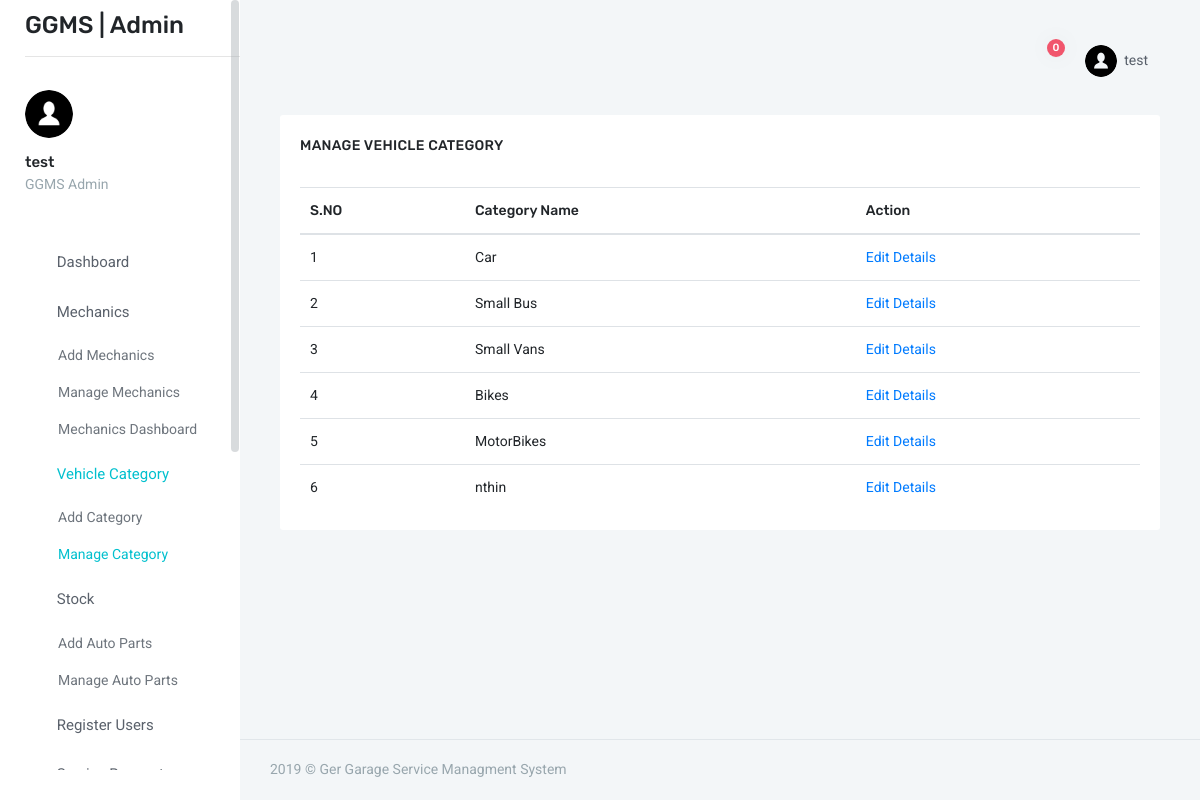
Screenshot of /admin/manage-category.php (signed in) with the database file from the repository.
### tables this page shows
CREATE TABLE `tblcategory` (
  `ID` int(10) NOT NULL,
  `VehicleCat` varchar(120) NOT NULL
);

### admin/manage-category.php (the view, shortened to what this page needs)
<?php
include('includes/dbconnection.php');
if (strlen($_SESSION['adid']==0)) {
  header('location:logout.php');
  } else{
?>
<!doctype html>
<html lang="en">
<head>
    <link href="assets/css/bootstrap.min.css" rel="stylesheet" type="text/css" />
    <link href="assets/css/icons.css" rel="stylesheet" type="text/css" />
    <link href="assets/css/metismenu.min.css" rel="stylesheet" type="text/css" />
    <link href="assets/css/style.css" rel="stylesheet" type="text/css" />
</head>
<body>
    <div id="wrapper">
        <?php include_once('includes/sidebar.php');?>
        <div class="content-page">
            <?php include_once('includes/header.php');?>
            <div class="content">
                <div class="container-fluid">
                    <div class="row">
                        <div class="col-12">
                            <div class="card-box">
                                <h4 class="m-t-0 header-title">Manage Vehicle Category</h4>
                                <div class="row">
                                    <div class="col-12">
                                        <div class="p-20">
                                            <table class="table mb-0">
                                                <thead>
                                                    <tr>
                                                        <th>S.NO</th>
                                                        <th>Category Name</th>
                                                        <th>Action</th>
                                                    </tr>
                                                </thead>
                                                <?php
         $rno=mt_rand(10000,99999);
$ret=mysqli_query($con,"select * from tblcategory");
$cnt=1;
while ($row=mysqli_fetch_array($ret)) {
?>
                                                <tr>
                                                    <td><?php echo $cnt;?></td>
                                                    <td><?php  echo $row['VehicleCat'];?></td>
                                                    <td><a
                                                            href="edit-category.php?catid=<?php echo base64_encode($row['ID'].$rno);?>">Edit
                                                            Details</a>
                                                </tr>
                                                <?php
$cnt=$cnt+1;
}?>
                                            </table>
                                        </div>
                                    </div>
                                </div>
                            </div>
                        </div>
                    </div>
                </div>
            </div>
            <?php include_once('includes/footer.php');?>
        </div>
    </div>
</body>
</html>
<?php }  ?>

### admin/includes/sidebar.php (shortened to what this page needs)
  <div class="left side-menu">
      <div class="slimscroll-menu" id="remove-scroll">
          <div class="topbar-left">
              <h3>GGMS | Admin </h3>
              <hr />
          </div>
          <div class="user-box">
              <div class="user-img">
                  <img src="assets/images/user.png" alt="user-img" title="Mat Helme" class="rounded-circle img-fluid">
              </div>
              <?php
$adid=$_SESSION['adid'];
$ret=mysqli_query($con,"select AdminName from tbladmin where ID='$adid'");
$row=mysqli_fetch_array($ret);
$name=$row['AdminName'];
?>
              <h5><?php echo $name; ?></a> </h5>
              <p class="text-muted">GGMS Admin</p>
          </div>
          <div id="sidebar-menu">
              <ul class="metismenu" id="side-menu">
                  <li>
                      <a href="dashboard.php">
                          <span> Dashboard </span>
                      </a>
                  </li>
                  <li>
                      <a href="javascript: void(0);"><i class="fi-layers"></i><span> Mechanics </span> <span
                              class="menu-arrow"></span></a>
                      <ul class="nav-second-level" aria-expanded="false">
                          <li><a href="add-mechanics.php">Add Mechanics</a></li>
                          <li><a href="manage-mechanics.php">Manage Mechanics</a></li>
                          <li><a href="mechanic-dashboard.php">Mechanics Dashboard</a></li>
                      </ul>
                  </li>
                  <li>
                      <a href="javascript: void(0);"><i class="fa fa-car"></i><span> Vehicle Category </span> <span
                              class="menu-arrow"></span></a>
                      <ul class="nav-second-level" aria-expanded="false">
                          <li><a href="add-category.php">Add Category</a></li>
                          <li><a href="manage-category.php">Manage Category</a></li>
                      </ul>
                  </li>
                  <li>
                      <a href="javascript: void(0);"><i class="fa fa-sticky-note"></i><span> Stock </span> <span
                              class="menu-arrow"></span></a>
                      <ul class="nav-second-level" aria-expanded="false">
                          <li><a href="add-parts.php">Add Auto Parts</a></li>
                          <li><a href="manage-parts.php">Manage Auto Parts</a></li>
                      </ul>
                  </li>
                  <li>
                      <a href="reg-user.php">
                          <i class="icon-people"></i> <span> Register Users </span>
                      </a>
                  </li>
                  <li>
                      <a href="javascript: void(0);"><i class="fa fa-book"></i><span> Service Request </span> <span
                              class="menu-arrow"></span></a>
                  </li>
              </ul>
          </div>
      </div>
  </div>

### admin/includes/header.php (shortened to what this page needs)
                <div class="topbar">
                    <nav class="navbar-custom">
                        <ul class="list-unstyled topbar-right-menu float-right mb-0">
 <?php
$ret=mysqli_query($con,"select tblservicerequest.ServiceNumber,tblservicerequest.ID as apid, tbluser.FullName,tblservicerequest.ServicerequestDate from  tblservicerequest inner join tbluser on tbluser.ID=tblservicerequest.UserId where tblservicerequest.AdminStatus is null");
$num=mysqli_num_rows($ret);?>
                            <li class="dropdown notification-list">
                                <a class="nav-link dropdown-toggle arrow-none" data-toggle="dropdown" href="#" role="button"
                                   aria-haspopup="false" aria-expanded="false">
                                    <i class="fi-bell noti-icon"></i>
                                    <span class="badge badge-danger badge-pill noti-icon-badge"><?php echo $num;?></span>
                                </a>
                            </li>
                            <?php
$adid=$_SESSION['adid'];
$ret=mysqli_query($con,"select AdminName from tbladmin where ID='$adid'");
$row=mysqli_fetch_array($ret);
$name=$row['AdminName'];
?>
                            <li class="dropdown notification-list">
                                <a class="nav-link dropdown-toggle nav-user" data-toggle="dropdown" href="#" role="button"
                                   aria-haspopup="false" aria-expanded="false">
                                    <img src="assets/images/user.png" alt="user" class="rounded-circle"> <span class="ml-1"><?php echo $name; ?> <i class="mdi mdi-chevron-down"></i> </span>
                                </a>
                            </li>
                        </ul>
                    </nav>
                </div>

### rows the page displays
tblcategory: VehicleCat "Car"
tblcategory: VehicleCat "Small Bus"
tblcategory: VehicleCat "Small Vans"
tblcategory: VehicleCat "Bikes"
tblcategory: VehicleCat "MotorBikes"
tblcategory: VehicleCat "nthin"

### other values shown
$name "test"
$num "0"
